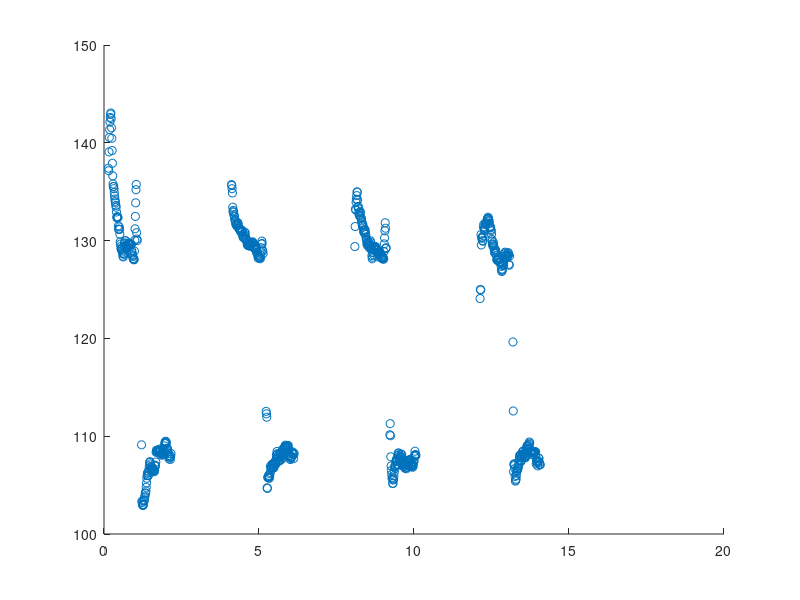

The MATLAB source for this figure:
fileID = fopen('outputParsed.txt','r');
formatSpec = '%f %f';
sizeA = [2 Inf];

A = fscanf(fileID,formatSpec,sizeA);
fclose(fileID);

t = A(1,:);
pitch = A(2,:);

scatter(t,pitch);
